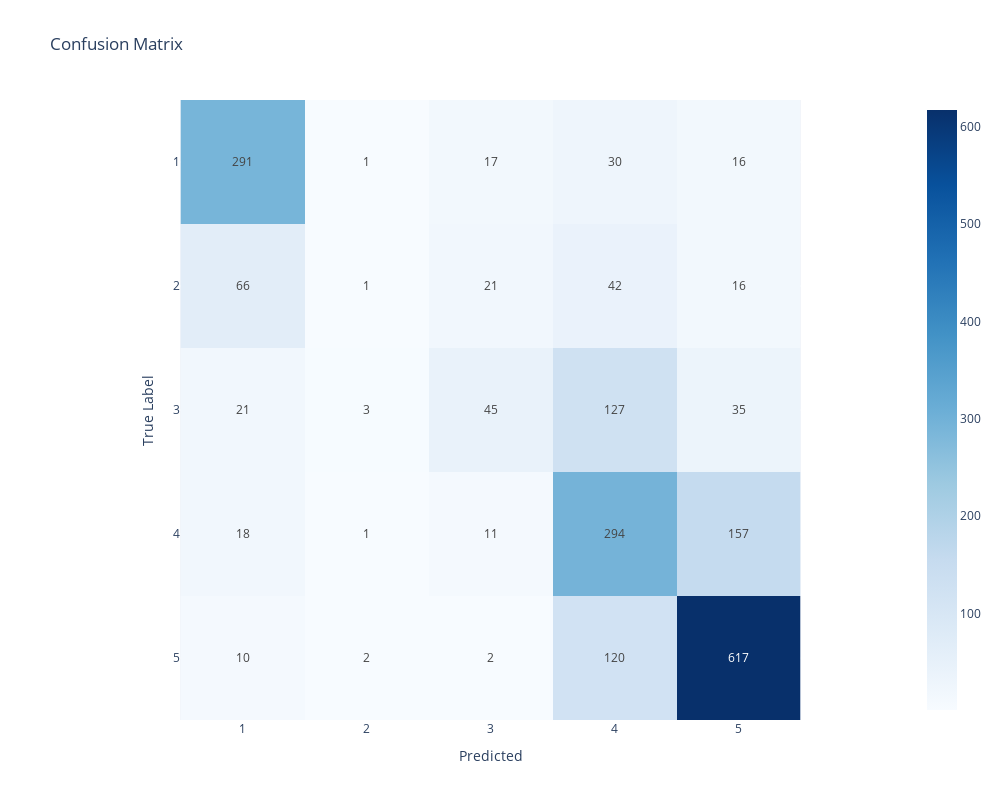

The code cell stored with this chart in its notebook:
### Markdown cell above
## Report

### Code cell
matrix_report(rep_y_true= y_test, rep_y_pred= y_pred, class_labels= class_labels)

### Figure 1 — Plotly figure (JSON) as saved in the notebook; plotly's stock layout.template omitted (floating-point values rounded to 4 significant figures)
{"data": [{"coloraxis": "coloraxis", "hovertemplate": "Predicted: %{x}<br>True Label: %{y}<br>color: %{z}<extra></extra>", "name": "0", "texttemplate": "%{z}", "type": "heatmap", "x": ["1", "2", "3", "4", "5"], "xaxis": "x", "y": ["1", "2", "3", "4", "5"], "yaxis": "y", "z": [[291, 1, 17, 30, 16], [66, 1, 21, 42, 16], [21, 3, 45, 127, 35], [18, 1, 11, 294, 157], [10, 2, 2, 120, 617]]}], "layout": {"coloraxis": {"colorscale": [[0, "rgb(247,251,255)"], [0.125, "rgb(222,235,247)"], [0.25, "rgb(198,219,239)"], [0.375, "rgb(158,202,225)"], [0.5, "rgb(107,174,214)"], [0.625, "rgb(66,146,198)"], [0.75, "rgb(33,113,181)"], [0.875, "rgb(8,81,156)"], [1, "rgb(8,48,107)"]]}, "height": 800, "title": {"text": "Confusion Matrix"}, "width": 1000, "xaxis": {"anchor": "y", "constrain": "domain", "domain": [0, 1], "scaleanchor": "y", "title": {"text": "Predicted"}}, "yaxis": {"anchor": "x", "autorange": "reversed", "constrain": "domain", "domain": [0, 1], "title": {"text": "True Label"}}}}
